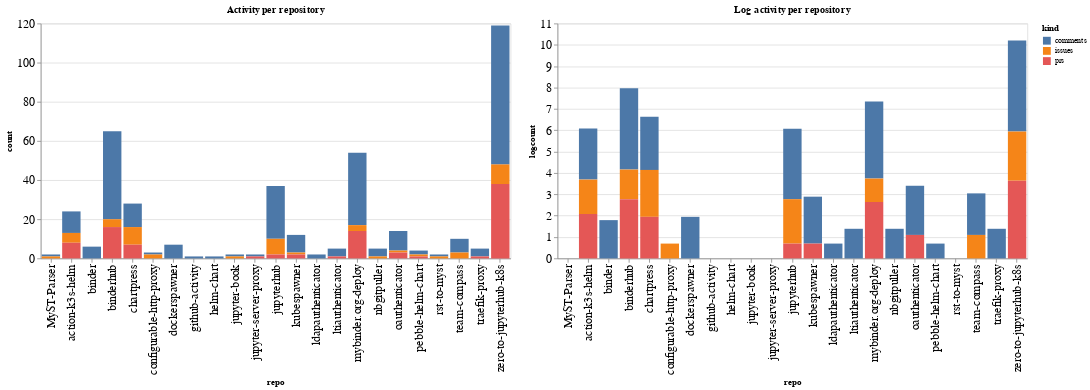

Notebook code cell kept with this figure:
### Code cell
ch1 = alt.Chart(repo_summaries, width=600, title="Activity per repository").mark_bar().encode(
    x='repo',
    y='count',
    color='kind',
    tooltip="kind"
)

ch2 = alt.Chart(repo_summaries, width=600, title="Log activity per repository").mark_bar().encode(
    x='repo',
    y='logcount',
    color='kind',
    tooltip="kind"
)

ch1 | ch2

### Figure 1 — Vega-Lite specification as saved in the notebook (floating-point values rounded to 4 significant figures)
{"config": {"axisLeft": {"labelFontSize": 15}, "axisBottom": {"labelFontSize": 15}}, "hconcat": [{"mark": "bar", "encoding": {"color": {"type": "nominal", "field": "kind"}, "tooltip": {"type": "nominal", "field": "kind"}, "x": {"type": "nominal", "field": "repo"}, "y": {"type": "quantitative", "field": "count"}}, "title": "Activity per repository", "width": 600}, {"mark": "bar", "encoding": {"color": {"type": "nominal", "field": "kind"}, "tooltip": {"type": "nominal", "field": "kind"}, "x": {"type": "nominal", "field": "repo"}, "y": {"type": "quantitative", "field": "logcount"}}, "title": "Log activity per repository", "width": 600}], "data": {"name": "data-813bf385133b4fd8bd5de83144dc6856"}, "$schema": "https://vega.github.io/schema/vega-lite/v4.8.1.json", "datasets": {"data-813bf385133b4fd8bd5de83144dc6856": [{"repo": "MyST-Parser", "kind": "comments", "count": 1, "logcount": 0.0}, {"repo": "MyST-Parser", "kind": "issues", "count": 1, "logcount": 0.0}, {"repo": "action-k3s-helm", "kind": "comments", "count": 11, "logcount": 2.398}, {"repo": "action-k3s-helm", "kind": "issues", "count": 5, "logcount": 1.609}, {"repo": "action-k3s-helm", "kind": "prs", "count": 8, "logcount": 2.079}, {"repo": "binder", "kind": "comments", "count": 6, "logcount": 1.792}, {"repo": "binderhub", "kind": "comments", "count": 45, "logcount": 3.807}, {"repo": "binderhub", "kind": "issues", "count": 4, "logcount": 1.386}, {"repo": "binderhub", "kind": "prs", "count": 16, "logcount": 2.773}, {"repo": "chartpress", "kind": "comments", "count": 12, "logcount": 2.485}, {"repo": "chartpress", "kind": "issues", "count": 9, "logcount": 2.197}, {"repo": "chartpress", "kind": "prs", "count": 7, "logcount": 1.946}, {"repo": "configurable-http-proxy", "kind": "comments", "count": 1, "logcount": 0.0}, {"repo": "configurable-http-proxy", "kind": "issues", "count": 2, "logcount": 0.6931}, {"repo": "dockerspawner", "kind": "comments", "count": 7, "logcount": 1.946}, {"repo": "github-activity", "kind": "comments", "count": 1, "logcount": 0.0}, {"repo": "helm-chart", "kind": "comments", "count": 1, "logcount": 0.0}, {"repo": "jupyter-book", "kind": "comments", "count": 1, "logcount": 0.0}, {"repo": "jupyter-book", "kind": "issues", "count": 1, "logcount": 0.0}, {"repo": "jupyter-server-proxy", "kind": "comments", "count": 1, "logcount": 0.0}, {"repo": "jupyter-server-proxy", "kind": "prs", "count": 1, "logcount": 0.0}, {"repo": "jupyterhub", "kind": "comments", "count": 27, "logcount": 3.296}, {"repo": "jupyterhub", "kind": "issues", "count": 8, "logcount": 2.079}, {"repo": "jupyterhub", "kind": "prs", "count": 2, "logcount": 0.6931}, {"repo": "kubespawner", "kind": "comments", "count": 9, "logcount": 2.197}, {"repo": "kubespawner", "kind": "issues", "count": 1, "logcount": 0.0}, {"repo": "kubespawner", "kind": "prs", "count": 2, "logcount": 0.6931}, {"repo": "ldapauthenticator", "kind": "comments", "count": 2, "logcount": 0.6931}, {"repo": "ltiauthenticator", "kind": "comments", "count": 4, "logcount": 1.386}, {"repo": "ltiauthenticator", "kind": "prs", "count": 1, "logcount": 0.0}, {"repo": "mybinder.org-deploy", "kind": "comments", "count": 37, "logcount": 3.611}, {"repo": "mybinder.org-deploy", "kind": "issues", "count": 3, "logcount": 1.099}, {"repo": "mybinder.org-deploy", "kind": "prs", "count": 14, "logcount": 2.639}, {"repo": "nbgitpuller", "kind": "comments", "count": 4, "logcount": 1.386}, {"repo": "nbgitpuller", "kind": "issues", "count": 1, "logcount": 0.0}, {"repo": "oauthenticator", "kind": "comments", "count": 10, "logcount": 2.303}, {"repo": "oauthenticator", "kind": "issues", "count": 1, "logcount": 0.0}, {"repo": "oauthenticator", "kind": "prs", "count": 3, "logcount": 1.099}, {"repo": "pebble-helm-chart", "kind": "comments", "count": 2, "logcount": 0.6931}, {"repo": "pebble-helm-chart", "kind": "issues", "count": 1, "logcount": 0.0}, {"repo": "pebble-helm-chart", "kind": "prs", "count": 1, "logcount": 0.0}, {"repo": "rst-to-myst", "kind": "comments", "count": 1, "logcount": 0.0}, {"repo": "rst-to-myst", "kind": "issues", "count": 1, "logcount": 0.0}, {"repo": "team-compass", "kind": "comments", "count": 7, "logcount": 1.946}, {"repo": "team-compass", "kind": "issues", "count": 3, "logcount": 1.099}, {"repo": "traefik-proxy", "kind": "comments", "count": 4, "logcount": 1.386}, {"repo": "traefik-proxy", "kind": "prs", "count": 1, "logcount": 0.0}, {"repo": "zero-to-jupyterhub-k8s", "kind": "comments", "count": 71, "logcount": 4.263}, {"repo": "zero-to-jupyterhub-k8s", "kind": "issues", "count": 10, "logcount": 2.303}, {"repo": "zero-to-jupyterhub-k8s", "kind": "prs", "count": 38, "logcount": 3.638}]}}
